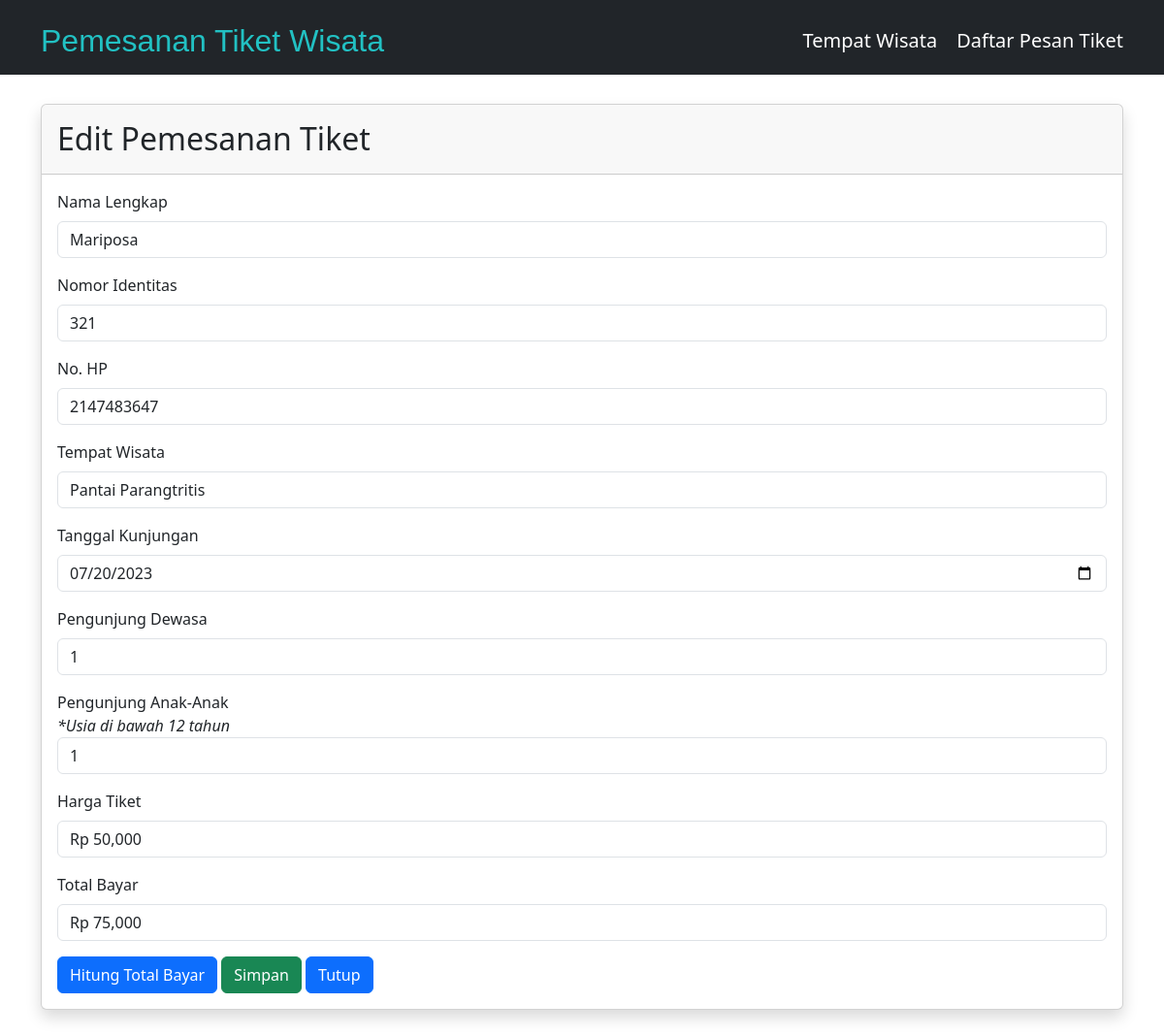
The app's page /edit.php?id=12 with its own data.
### tables this page shows
CREATE TABLE `pesantiket` (
  `id` int(11) NOT NULL,
  `nama` varchar(400) NOT NULL,
  `nomoridentitas` int(11) NOT NULL,
  `nohp` int(11) NOT NULL,
  `tempatwisata` varchar(1000) NOT NULL,
  `tanggal` date NOT NULL,
  `dewasa` int(11) NOT NULL,
  `anakanak` int(11) NOT NULL,
  `hargatiket` varchar(1000) NOT NULL,
  `total` varchar(400) NOT NULL
);

### config.php (called while the page is built, shortened)
<?php
function koneksi()
{
	$conn = mysqli_connect("localhost", "root", "", "jwd") or die("koneksi gagal");
	return $conn;
}
function query($query)
{
	$conn = koneksi();
	$result = mysqli_query($conn, $query);
	$rows = array();
	while ($row = mysqli_fetch_assoc($result)) {
		$rows[] = $row;
	}
	return $rows;
}
?>

### edit.php (the view, shortened to what this page needs)
<?php
include "config.php";
$id = $_GET["id"];
$pesantiket = query("SELECT * FROM pesantiket WHERE id = $id");
$p = $pesantiket[0];
?>
<!DOCTYPE html>
<html lang="en">
<head>
    <link href="https://cdn.jsdelivr.net/npm/bootstrap@5.3.0/dist/css/bootstrap.min.css" rel="stylesheet">
    <link rel="stylesheet" href="https://cdnjs.cloudflare.com/ajax/libs/font-awesome/4.7.0/css/font-awesome.min.css">
    <link rel="stylesheet" href="https://cdn.datatables.net/1.11.5/css/jquery.dataTables.min.css">
</head>
<body>
    <nav class="navbar navbar-expand bg-dark">
        <div class="container">
            <a href="index.php" style="text-decoration: none;">
                <h2 style="font-family: 'Trebuchet MS', 'Lucida Sans Unicode', 'Lucida Grande', 'Lucida Sans', Arial, sans-serif; color:rgb(34,193,195); margin-top: 15px">
                    Pemesanan Tiket Wisata</h2>
            </a>
            <ul class="navbar-nav ms-auto">
                <li style="margin-right: 20px; margin-top: 15px;">
                    <a href="tempatwisata.php" style="text-decoration: none; color:white; ">
                        <h5>Tempat Wisata</h5>
                    </a>
                </li>
                <li style="margin-top: 15px;">
                    <a href="" style="text-decoration: none; color:white;">
                        <h5>Daftar Pesan Tiket</h5>
                    </a>
                </li>
            </ul>
        </div>
    </nav>
    <section>
        <form action="" method="post">
            <div class="container" style="margin-top: 30px; margin-bottom: 30px;">
                <div class="card shadow">
                    <div class="card-header">
                        <h2 class="mt-2">Edit Pemesanan Tiket</h2>
                    </div>
                    <div class="card-body">
                        <div class="mb-3">
                            <label for="inputNamaLengkap" class="form-label">Nama Lengkap</label>
                            <input value="<?php echo $p["nama"]; ?>" type="text" class="form-control" id="inputNamaLengkap" name="nama" required>
                        </div>
                        <div class="mb-3">
                            <label for="inputNomorIdentitas" class="form-label">Nomor Identitas</label>
                            <input value="<?php echo $p["nomoridentitas"]; ?>" type="number" class="form-control" id="inputNomorIdentitas" name="nomoridentitas" required>
                        </div>
                        <div class="mb-3">
                            <label for="inputNoHP" class="form-label">No. HP</label>
                            <input value="<?php echo $p["nohp"]; ?>" type="number" class="form-control" id="inputNoHP" name="nohp" required>
                        </div>
                        <div class="mb-3">
                            <label for="inputTempatWisata" class="form-label">Tempat Wisata</label>
                            <input value="<?php echo $p["tempatwisata"]; ?>" type="text" class="form-control" id="namaWisata" name="tempatwisata" readonly required>
                        </div>
                        <div class="mb-3">
                            <label for="inputTanggalKunjungan" class="form-label">Tanggal Kunjungan</label>
                            <input value="<?php echo $p["tanggal"]; ?>" type="date" class="form-control" id="inputTanggalKunjungan" name="tanggal" required>
                        </div>
                        <div class="mb-3">
                            <label for="inputPengunjungDewasa" class="form-label">Pengunjung Dewasa</label>
                            <input value="<?php echo $p["dewasa"]; ?>" type="number" class="form-control" id="jumlahDewasa" name="dewasa" required>
                        </div>
                        <div class="mb-3">
                            <label for="inputPengunjungAnak" class="form-label" style="margin-bottom: 0px;">Pengunjung Anak-Anak</label>
                            <div>
                                <em>*Usia di bawah 12 tahun</em>
                            </div>
                            <input value="<?php echo $p["anakanak"]; ?>" type="number" class="form-control" id="jumlahAnak" name="anakanak" required>
                        </div>
                        <div class="mb-3">
                            <label for="inputHargaTiket" class="form-label">Harga Tiket</label>
                            <input value="<?php echo $p["hargatiket"]; ?>" type="text" class="form-control" id="harga" name="harga" readonly>
                        </div>
                        <div class="mb-3">
                            <label for="inputTotalBayar" class="form-label">Total Bayar</label>
                            <input value="<?php echo $p["total"]; ?>" type="text" class="form-control" id="totalHarga" name="total" readonly>
                        </div>
                        <button type="button" class="btn btn-primary" onclick="hitungTotalHarga()">Hitung Total Bayar</button>
                        <button type="submit" name="ubah" class="btn btn-success">Simpan</button>
                        <a type="button" class="btn btn-primary" href="daftarpesantiket.php">Tutup</a>
                    </div>
                </div>
        </form>
    </section>
</body>
</html>

### records on screen
pesantiket: nama "Mariposa", nomoridentitas "321", nohp "2147483647", tempatwisata "Pantai Parangtritis", tanggal "07/20/2023", dewasa "1", anakanak "1", harga "Rp 50,000", total "Rp 75,000"
